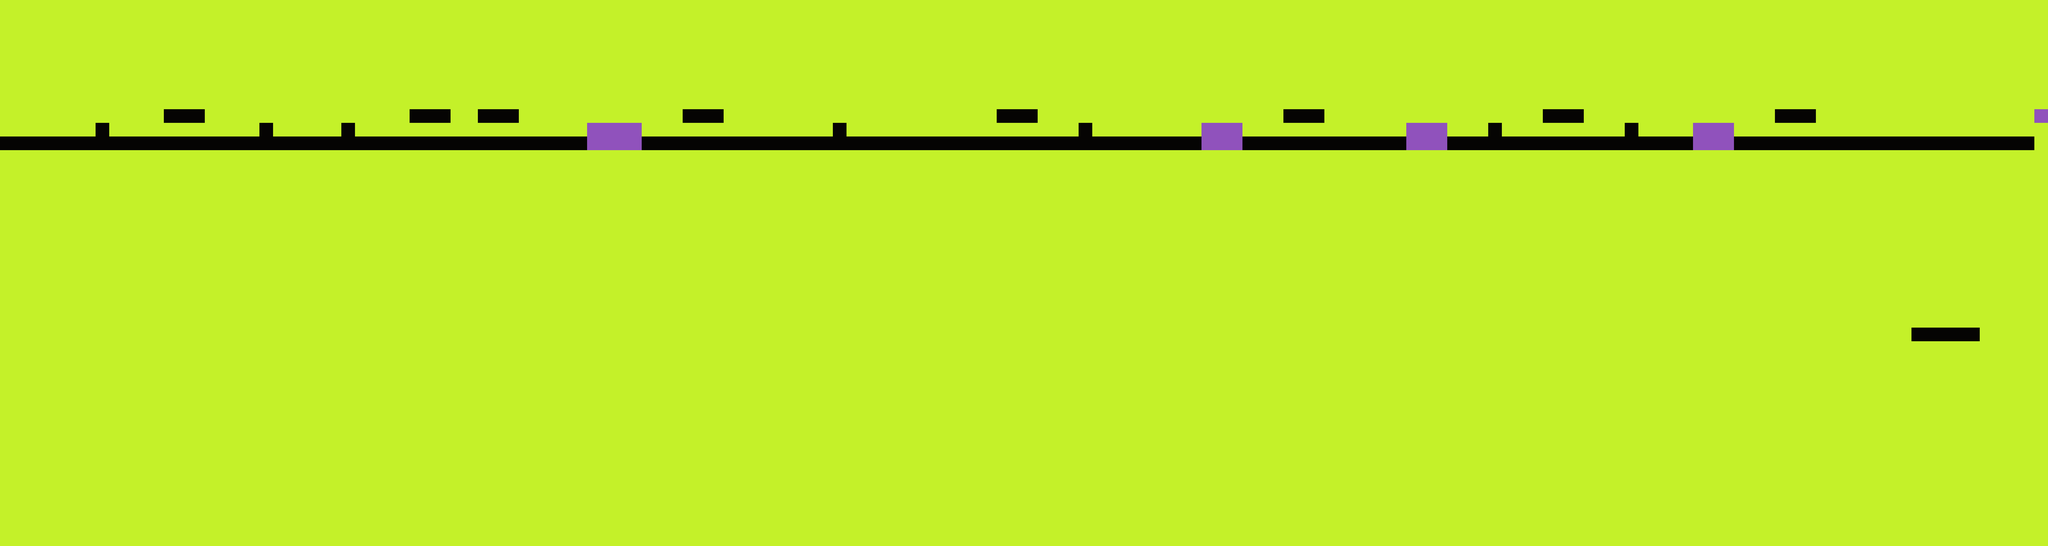

This game map was drawn from its Tiled (.tmx) file and the tilesets committed beside it. A one-line description and the trimmed map source follow:
An orthogonal 150x40 tile map with 64x64 px tiles, 4 tile layers (background, background2, sol, switchScene), 2 hidden layers not drawn and 36 objects (2x collider).

<map version="1.9" tiledversion="1.9.2" orientation="orthogonal" renderorder="right-down" width="150" height="40" tilewidth="64" tileheight="64" infinite="0" nextlayerid="26" nextobjectid="53">
 <editorsettings>
  <export target="onboarding.json" format="json" />
 </editorsettings>
 <tileset firstgid="1" name="placeholder" tilewidth="64" tileheight="64" tilecount="1600" columns="40">
  <image source="placeholder.png" trans="898989" width="2560" height="2560" />
  <tile id="0">
   <properties>
    <property name="collider" type="bool" value="true" />
   </properties>
   <objectgroup draworder="index" id="2">
    <object id="1" name="collider" x="0" y="0" width="64" height="64">
     <properties>
      <property name="collider" type="bool" value="true" />
     </properties>
    </object>
   </objectgroup>
  </tile>
  <tile id="81">
   <objectgroup draworder="index" id="2">
    <object id="1" name="collider" x="0" y="0" width="64" height="64">
     <properties>
      <property name="collider" type="bool" value="true" />
     </properties>
    </object>
   </objectgroup>
  </tile>
 </tileset>
 <layer id="13" name="background" width="150" height="40">
  <data>[6000 cells, 6000 non-empty, 1 distinct tile ids]</data>
 </layer>
 <layer id="25" name="background2" width="150" height="40">
  <data>[6000 cells, 28 non-empty, 1 distinct tile ids]</data>
 </layer>
 <layer id="12" name="sol" width="150" height="40">
  <data>[6000 cells, 173 non-empty, 1 distinct tile ids]</data>
 </layer>
 <layer id="21" name="sol2" width="150" height="40" visible="0">
  <data>[6000 cells, 2 non-empty, 1 distinct tile ids]</data>
 </layer>
 <layer id="22" name="sol3" width="150" height="40" visible="0">
  <data>[6000 cells, 2 non-empty, 1 distinct tile ids]</data>
 </layer>
 <objectgroup id="15" name="mob">
  <object id="17" x="3583.33" y="513.333" width="63.3333" height="60.6667" />
  <object id="44" x="4544.5" y="512" width="64" height="63.5" />
  <object id="45" x="5440" y="512.667" width="64.6667" height="64" />
  <object id="47" x="8640.67" y="510.667" width="62.6667" height="66" />
  <object id="48" x="9152" y="512.667" width="64.6667" height="64" />
 </objectgroup>
 <objectgroup id="19" name="construct" />
 <objectgroup id="23" name="collectibles">
  <object id="18" x="331.167" y="586.667" />
  <object id="19" x="675" y="585.5" />
  <object id="20" x="1013" y="585.833" />
  <object id="21" x="1440" y="585" />
  <object id="22" x="1819.67" y="586.167" />
  <object id="23" x="2175" y="587.667" />
  <object id="24" x="2529.67" y="586.333" />
  <object id="26" x="3297" y="587.167" />
  <object id="27" x="3937.33" y="520" />
  <object id="28" x="4106.67" y="586.333" />
  <object id="29" x="4212.33" y="586.667" />
  <object id="30" x="4383.83" y="555.333" />
  <object id="31" x="4956" y="540" />
  <object id="32" x="5277.33" y="546.667" />
  <object id="33" x="5598.67" y="535.333" />
  <object id="34" x="5856.17" y="586.5" />
  <object id="35" x="6367.17" y="586.667" />
  <object id="36" x="6682.67" y="587.333" />
  <object id="37" x="7004" y="535.333" />
  <object id="38" x="7326.83" y="586.167" />
  <object id="39" x="7732.17" y="585.833" />
  <object id="40" x="7898.83" y="585" />
  <object id="41" x="8160.83" y="586.167" />
  <object id="42" x="8547.67" y="587.333" />
  <object id="43" x="8988.83" y="586.833" />
 </objectgroup>
 <objectgroup id="24" name="fallingLayer">
  <object id="49" x="2752" y="706" width="254.667" height="61.3333" />
  <object id="50" x="5630.67" y="702" width="192.667" height="68.6667" />
  <object id="51" x="6592" y="705.333" width="192.667" height="62.6667" />
  <object id="52" x="7936.67" y="704" width="192" height="64" />
 </objectgroup>
 <layer id="17" name="switchScene" width="150" height="40">
  <data>[6000 cells, 2 non-empty, 1 distinct tile ids]</data>
 </layer>
</map>
